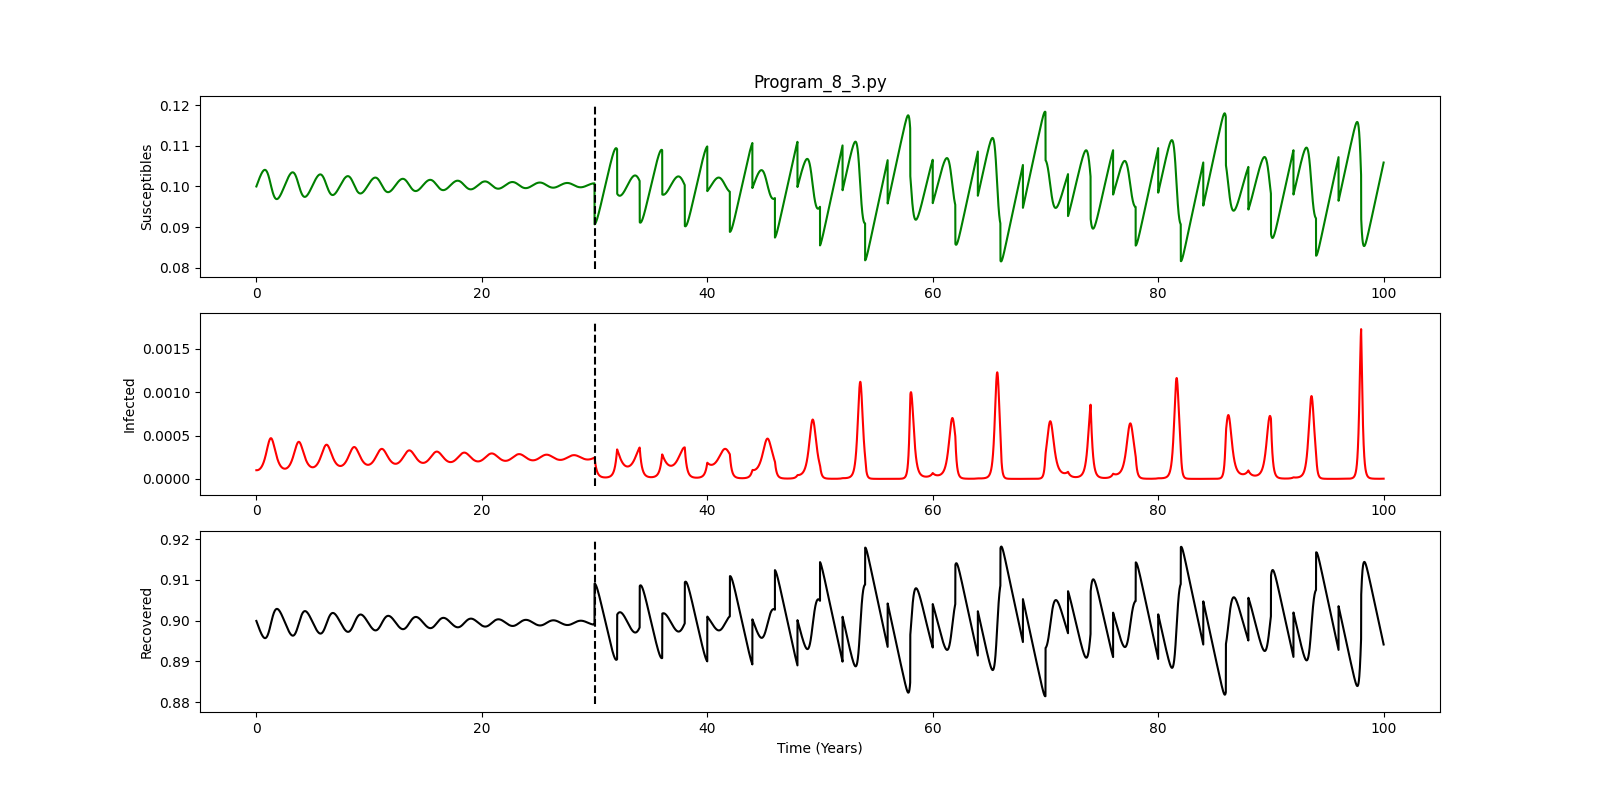

Python code for this plot:
#!/usr/bin/env python3

####################################################################
###    This is the PYTHON version of program 8.3 from page 302 of  #
### "Modeling Infectious Disease in humans and animals"            #
### by Keeling & Rohani.										   #
###																   #
### It is the SIR epidemic (with equal births and deaths) and      #
### pulsed vaccination. Vaccination starts at time tV, after which #
### a proportion p of all susceptible individuals are vaccinated   #
### every T days            									   #
####################################################################

###################################
### Written by Ilias Soumpasis    #
### [email redacted]	  #
###################################

# Environment Preparation
import scipy.integrate as spi
import numpy as np
import pylab as pl

# Parameters
beta=520/365.0;
gamma=1/7.0;
mu=1/(70*365.0);
S0=0.1;
I0=1e-4;
p=0.1;
T=2*365;
tV=30*365;
ND=MaxTime=100*365;
TS=1.0
R0=1-S0-I0

INPUT = np.hstack((S0,I0,R0))

# Model Definition
def diff_eqs(INP,t):
	'''The main set of equations'''
	Y=np.zeros((3))
	V = INP
	Y[0]= mu - beta*V[0]*V[1] - mu*V[0]
	Y[1]= beta*V[0]*V[1] - gamma*V[1] - mu*V[1]
	Y[2]= gamma*V[1] - mu*V[2]
	return Y   # For odeint

# Model Run
t_start = 0.0; t_end = tV; t_inc = TS
t_range1 = np.arange(t_start, t_end+t_inc, t_inc)
t_start = tV; t_end = ND+TS; t_inc = TS
t_range2 = np.arange(tV, t_end, t_inc)
TT = np.hstack((t_range1, t_range2))
RES1 = spi.odeint(diff_eqs,INPUT,t_range1)
i=0
INPUT=RES1[-1]
RES2=np.zeros((3))
while t_range2[i]<ND:
	INPUT[2]=INPUT[2]+INPUT[0]*p;
	INPUT[0]=INPUT[0]*(1-p);
	t_range3 = np.arange(t_range2[i], t_range2[i+T], t_inc)
	tc2 = spi.odeint(diff_eqs,INPUT,t_range3)
	INPUT=tc2[-1]
	RES2= np.vstack((RES2, tc2))
	i+=T
# print (len (TT))
RES2=RES2[1:,]
S = np.hstack((RES1[:,0],RES2[:,0]))
I = np.hstack((RES1[:,1],RES2[:,1]))
R = np.hstack((RES1[:,2],RES2[:,2]))
TT = np.arange(len(S))
# print (len(S))

# Plotting
pl.figure(figsize=(16, 8))
pl.subplot(311)
pl.plot(TT/365.0, S, '-g')
ll=pl.ylim()
tVV=np.repeat([tV/365.],len(ll))
pl.plot(tVV, ll, '--k')
pl.ylabel('Susceptibles')
pl.title("Program_8_3.py")
pl.subplot(312)
pl.plot(TT/365.0, I, '-r')
ll=pl.ylim()
tVV=np.repeat([tV/365.],len(ll))
pl.plot(tVV, ll, '--k')
pl.ylabel('Infected')
pl.subplot(313)
pl.plot(TT/365.0, R, '-k')
ll=pl.ylim()
tVV=np.repeat([tV/365.],len(ll))
pl.plot(tVV, ll, '--k')
pl.ylabel('Recovered')
pl.xlabel('Time (Years)')
pl.savefig("Program_8_3.png")
pl.show()
